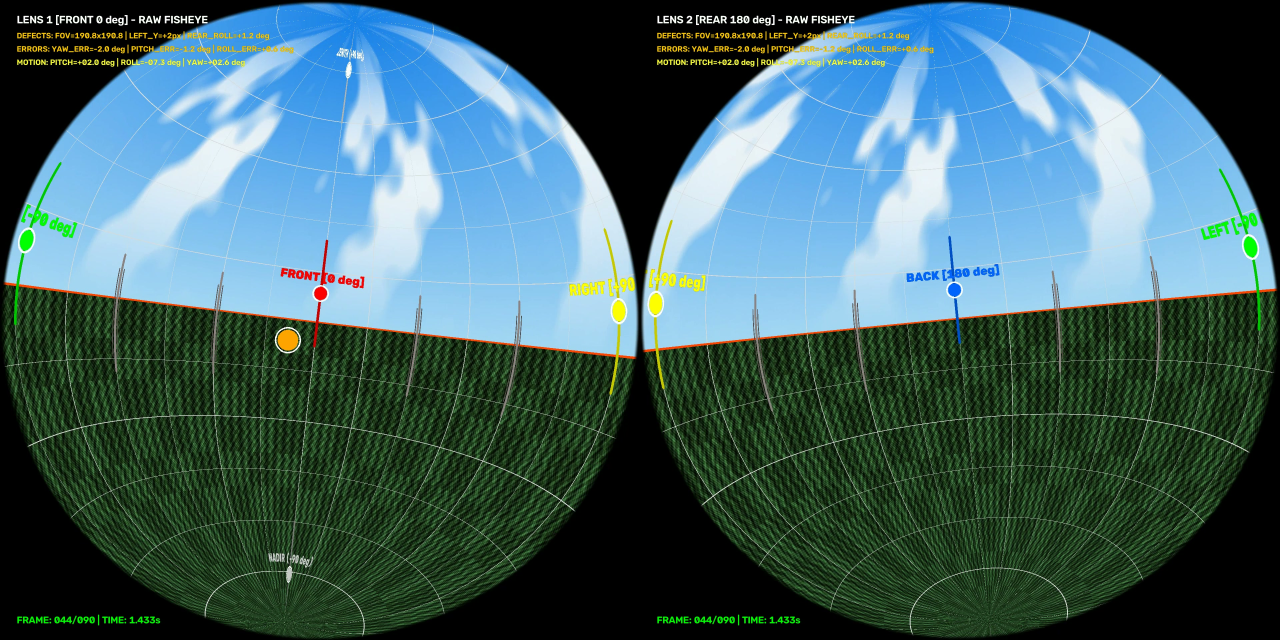
#> input picture data/input/videos/test_fisheye.jpg, 3840 x 1920 px (shown at 1/3 size)
$ python -i stabilize_horizon.py   (imports and definitions only)   (older library calls are emulated)
#> lines starting #> are read from the running program, lines starting #| are printed output that depends on the picture; after the words box and inside, x2 and y2 are one past the last pixel; in counts of white or black regions, pixels touching at a corner belong together
#> further down, picture is the input picture: shape (1920, 3840, 3); mean B, G, R 102.6, 99.2, 66.4
#!/usr/bin/env python3
import sys, os
sys.dont_write_bytecode = True
os.environ['PYTHONDONTWRITEBYTECODE'] = '1'

"""
stabilize_horizon.py -- Horizon Stabilization & Leveling.

Applies keyframe-interpolated horizon leveling checkpoints to 360° equirectangular video
by generating smooth continuous quaternion SLERP or cubic spline camera trajectories
and rendering with FFmpeg v360 filter.

Usage:
    python -B stabilize_horizon.py --input video.mp4 --checkpoints horizon_checkpoints.json --output video_leveled.mp4
    python -B stabilize_horizon.py --checkpoints horizon_checkpoints.json --dry-run
"""

import math
import json
import argparse
import subprocess
import numpy as np

WIN_NO_WINDOW = subprocess.CREATE_NO_WINDOW if sys.platform == "win32" else 0


# [527 lines left out: functions euler_to_quaternion, quaternion_to_euler, quaternion_slerp, generate_slerp_trajectory, get_video_info, write_sendcmd_file and 2 more, not called in this run]


def detect_visual_horizon_tilt(img_bgr, max_tilt_deg=15.0, optical_target="ground"):
    """Detects visual pitch and roll tilt angles from an equirectangular image.

    Combines:
      1. 3D spherical vertical gravity line projection (OpenCV LSD) on poles, building walls,
         straight tree trunks with physical azimuth projection:
         alpha_i = -cos(phi_i)*roll_corr + sin(phi_i)*pitch_corr.
      2. Water surface detection (omnidirectional 360° horizontal plane).
      3. RANSAC sinusoidal sky-ground/boundary edge fitting with full inlier consensus refits
         and azimuthal span validation.

    Args:
        img_bgr (np.ndarray): Equirectangular BGR image frame.
        max_tilt_deg (float, optional): Maximum allowable tilt threshold in degrees. Defaults to 15.0.

    Returns:
        tuple[float, float]: Estimated corrective (pitch, roll) angles in degrees.
    """
#> called with max_tilt_deg = 15, optical_target = 'ground'
    try:
        import cv2
        small = cv2.resize(img_bgr, (960, 480))
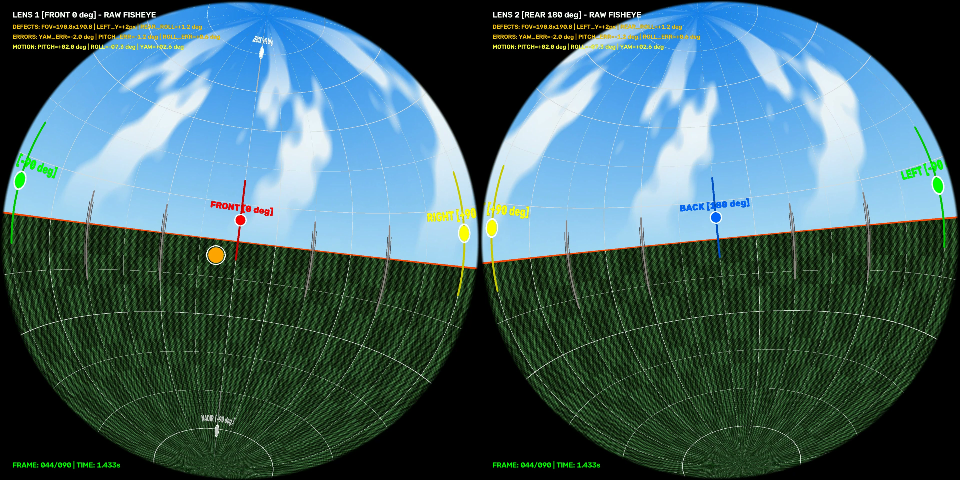
#> small: shape (480, 960, 3); mean B, G, R 102.7, 99.3, 66.5
        h, w = small.shape[:2]
#> h = 480; w = 960
        deg_per_px = 180.0 / float(h)
#> deg_per_px = 0.375
        gray = cv2.cvtColor(small, cv2.COLOR_BGR2GRAY)
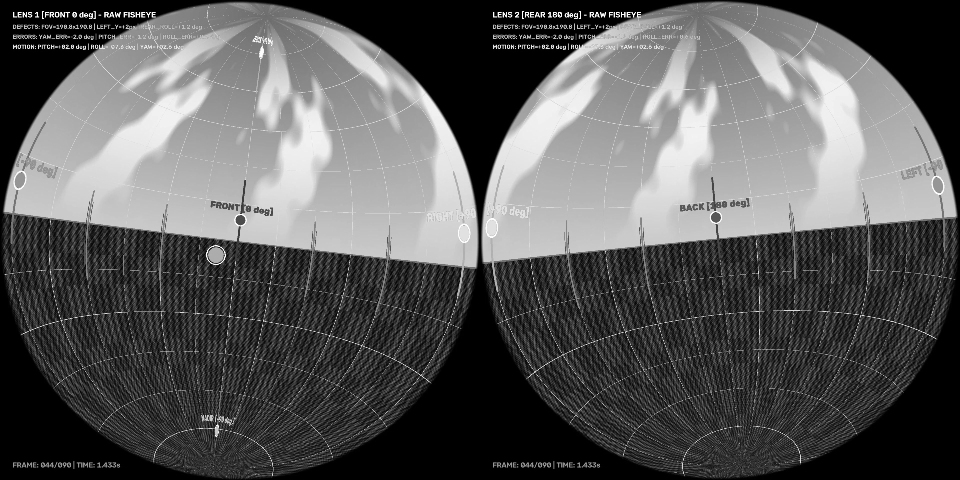
#> gray: shape (480, 960); min 0, max 254, mean 89.9
        hsv = cv2.cvtColor(small, cv2.COLOR_BGR2HSV)
#> hsv: shape (480, 960, 3); mean H, S, V 63.4, 106.5, 117

        # 1. Vertical Gravity Structures (OpenCV LSD with 3D Spherical Projection)
        # In equirectangular projection, structures parallel to gravity (poles, building walls,
        # vertical trunks) appear along meridians.
        # At azimuth phi_i = 2*pi*(x/W - 0.5), small camera rotation (roll, pitch) tilts the line by:
        #   alpha_i = -cos(phi_i) * roll_corr + sin(phi_i) * pitch_corr
        mid_gray = gray[int(0.15 * h):int(0.85 * h), :]
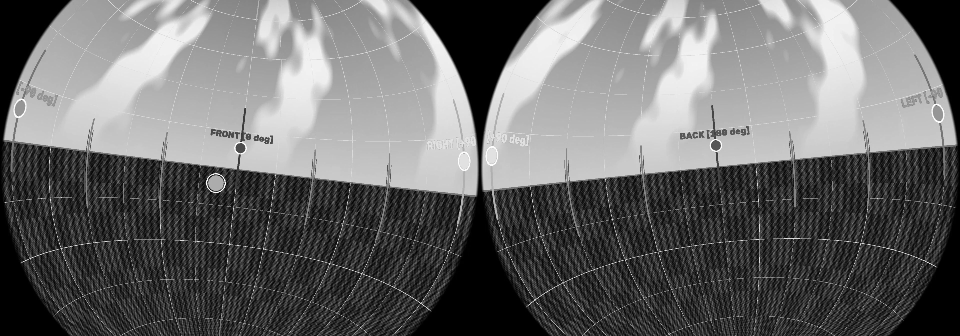
#> mid_gray: shape (336, 960); min 0, max 254, mean 106.5
        lsd = cv2.createLineSegmentDetector(0)
        lines, _, _, _ = lsd.detect(mid_gray)
#> lines = 1251 rows, first 6: [487.4, 154.1, 419, -4.61], [540.6, -7.17, 469.3, 164.7], [207.7, 168, 204.8, 183.2], [644.3, 173.4, 791.8, 159.1], [88.07, 151.1, 387.9, 186.5], [794.3, 158.8, 954.4, 144.6]

        vert_roll, vert_pitch = None, None
        if lines is not None:
            A_rows, b_vals, weights = [], [], []
            for line in lines:
                pts = line.flatten()
                x1, y1_, x2, y2_ = pts[0], pts[1], pts[2], pts[3]
                length = float(np.hypot(x2 - x1, y2_ - y1_))
                if length < 25:
                    continue
                dx = x2 - x1
                dy = y2_ - y1_
                if dy < 0:
                    dx, dy = -dx, -dy
                ang_deg = np.degrees(np.arctan2(dx, dy))
                # Strict plumb threshold: true vertical structures are within +/- 4.5 deg
                # Discards slanted tree trunks, branches, wires, and hillside cuts
                if abs(ang_deg) > 4.5:
                    continue
                mid_x = 0.5 * (x1 + x2)
                phi = 2.0 * math.pi * (mid_x / float(w) - 0.5)
                A_rows.append([-math.cos(phi), math.sin(phi)])
                b_vals.append(ang_deg)
                weights.append(length)
#> this loop made 1251 passes
#> (x1, y1_, x2, y2_, length, dx, dy, ang_deg) on passes 14, 17, 22, 38, 39, 45, 50, 51, 53, 54: (476.5, 196.8, 477.4, 159.4, 37.49, -0.835, 37.48, -1.28), (47.8, 156.9, 47.82, 191.9, 35, 0.0204, 35, 0.0334), (757.9, 241.9, 757.9, 269.4, 27.5, 0.035, 27.5, 0.0729), (791.7, 161.8, 793.5, 205.6, 43.81, 1.74, 43.78, 2.28), (159, 175.6, 157.9, 206.9, 31.27, -1.15, 31.25, -2.11), (867.3, 155.7, 866.3, 211.9, 56.24, -1.01, 56.23, -1.03), (11.08, 143.1, 9.46, 170.6, 27.6, -1.62, 27.55, -3.37), (389.3, 153.2, 390.9, 179.4, 26.28, 1.68, 26.22, 3.68), (796.8, 204.4, 795.9, 161.8, 42.59, 0.833, 42.58, 1.12), (161.3, 236.8, 163.4, 163.1, 73.76, -2.12, 73.73, -1.64)
#> (x1, y1_, x2, y2_, length, dx, dy, ang_deg) on passes 1, 2, 4, 5, 6, 7: (487.4, 154.1, 419, -4.61, 172.8, 68.39, 158.7, 23.31), (540.6, -7.17, 469.3, 164.7, 186, -71.22, 171.9, -22.51), (644.3, 173.4, 791.8, 159.1, 148.3, -147.6, 14.29, -84.47), (88.07, 151.1, 387.9, 186.5, 301.9, 299.8, 35.45, 83.26), (794.3, 158.8, 954.4, 144.6, 160.7, -160.1, 14.19, -84.93), (484.4, 190, 643.4, 173.4, 159.8, -159, 16.64, -84.03)

            if len(A_rows) >= 3:
                A_mat = np.array(A_rows)
                b_vec = np.array(b_vals)
                w_vec = np.array(weights)
                Aw = A_mat * w_vec[:, None]
                bw = b_vec * w_vec
                # Soft Bayesian prior towards 0.0 deg (prevents isolated trees from pulling roll past realistic limits)
                lam = 25.0
                sol1 = np.linalg.solve(np.dot(Aw.T, Aw) + lam * np.eye(2), np.dot(Aw.T, bw))
                resids = np.abs(np.dot(A_mat, sol1) - b_vec)
                inliers = np.where(resids < 2.0)[0]
                if len(inliers) >= 3:
                    Aw2 = A_mat[inliers] * w_vec[inliers, None]
                    bw2 = b_vec[inliers] * w_vec[inliers]
                    sol = np.linalg.solve(np.dot(Aw2.T, Aw2) + lam * np.eye(2), np.dot(Aw2.T, bw2))
                else:
                    sol = sol1

                # Soft perceptual damping (0.6x) to match human visual leveling preference
                vert_roll = float(np.clip(sol[0] * 0.6, -3.0, 3.0))
                vert_pitch = float(np.clip(sol[1] * 0.5, -2.5, 2.5))

        # 2. Water Surface Detection (Omnidirectional 360° Horizontal Plane)
        is_water = (hsv[:, :, 0] > 80) & (hsv[:, :, 0] < 135) & (hsv[:, :, 1] > 30) & (np.arange(h)[:, None] > 0.45 * h)
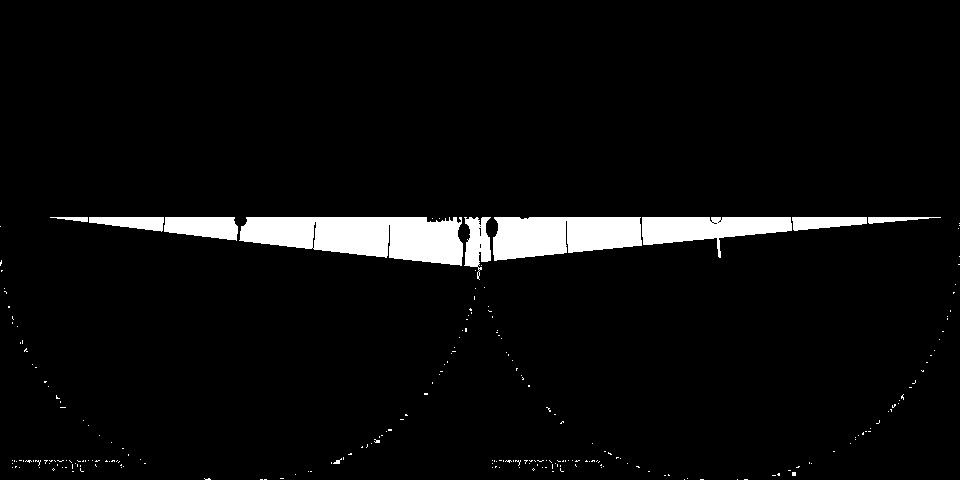
#> is_water: shape (480, 960) bool; 4.6% white; 243 white regions (233 under 20 px), largest, box (x1, y1, x2, y2) and area: (239, 217, 463, 266) 7842, (493, 217, 642, 261) 5232, (642, 217, 792, 258) 3206
        water_coverage = np.sum(is_water) / float(w * h * 0.5)
        has_water = water_coverage > 0.25

        # 3. Horizontal Edge Contour Fitting (Sky-Ground or Sky-Water)
        blurred = cv2.GaussianBlur(gray, (7, 7), 0)
        grad_y = cv2.Sobel(blurred, cv2.CV_64F, 0, 1, ksize=5)
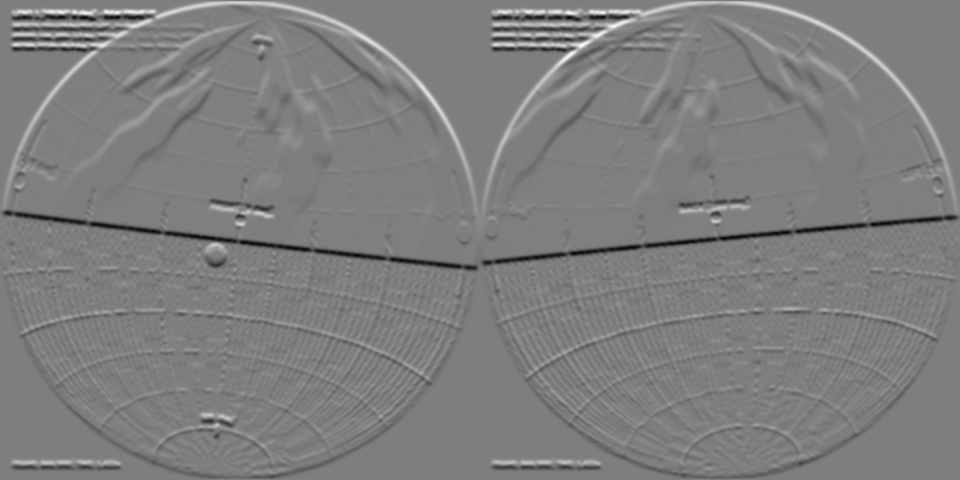
#> grad_y: shape (480, 960) float64; min -5195, max 5262, mean -0.5; drawn with min black and max white

        max_dy = int(round(max_tilt_deg / deg_per_px))
        y_min = max(0, int(h / 2 - max_dy * 1.5))
        y_max = min(h, int(h / 2 + max_dy * 1.5))

        col_points_x, col_points_y = [], []
        target_mode = str(optical_target).lower()
        for x in range(0, w, 4):
            col = np.abs(grad_y[y_min:y_max, x])
            if len(col) >= 3 and col.max() > 18:
                thresh = max(16.0, 0.25 * float(col.max()))
                is_peak = (col[1:-1] > col[:-2]) & (col[1:-1] >= col[2:]) & (col[1:-1] >= thresh)
                candidate_indices = np.where(is_peak)[0] + 1
                if len(candidate_indices) > 0:
                    if target_mode == "ground":
                        # Ground/Road contact line: pick the candidate closest to the true geometric horizon equator (h/2)
                        candidate_ys = y_min + candidate_indices
                        best_k = int(np.argmin(np.abs(candidate_ys - (h / 2.0))))
                        selected_idx = candidate_indices[best_k]
                    else:
                        # Skyline/Canopy: pick the topmost peak in column (sky-treetop/building roof boundary)
                        selected_idx = candidate_indices[0]
                else:
                    selected_idx = int(np.argmax(col))

                col_points_x.append(x)
                col_points_y.append(y_min + int(selected_idx))

        edge_pitch, edge_roll = None, None
        if len(col_points_x) >= 30:
            xa = np.array(col_points_x, dtype=np.float64)
            ya = np.array(col_points_y, dtype=np.float64)
            phi = 2.0 * math.pi * (xa / float(w) - 0.5)
            span = float(phi.max() - phi.min())
            if span > 2.5:  # Wide azimuthal span required (>= 145 deg)
                M = np.column_stack([np.ones_like(phi), np.cos(phi), np.sin(phi)])
                best_inl = []
                rng = np.random.RandomState(42)
                for _ in range(40):
                    idx = rng.choice(len(xa), size=3, replace=False)
                    try:
                        s, _, _, _ = np.linalg.lstsq(M[idx], ya[idx], rcond=None)
                    except Exception:
                        continue
                    pred = np.dot(M, s)
                    inl = np.where(np.abs(ya - pred) <= 0.035 * h)[0]
                    if len(inl) > len(best_inl):
                        best_inl = inl
                if len(best_inl) >= 25:
                    sol_refit, _, _, _ = np.linalg.lstsq(M[best_inl], ya[best_inl], rcond=None)
                    y0, A, B = sol_refit
                    if abs(y0 - (h / 2.0)) <= 0.15 * h:
                        # In equirectangular projection: y(phi) = y0 + A*cos(phi) + B*sin(phi)
                        # Corrective counter-rotation: pitch = -A * deg_per_px, roll = -B * deg_per_px
                        edge_pitch = float(np.clip(-A * deg_per_px, -max_tilt_deg, max_tilt_deg))
                        edge_roll = float(np.clip(-B * deg_per_px, -max_tilt_deg, max_tilt_deg))

        # 4. Multi-cue Fusion
        if has_water and edge_roll is not None:
            final_roll = edge_roll
            final_pitch = edge_pitch if edge_pitch is not None else 0.0
        elif vert_roll is not None:
            final_roll = vert_roll
            if target_mode == "ground" and edge_pitch is not None:
                final_pitch = edge_pitch
            else:
                final_pitch = vert_pitch
        elif edge_roll is not None:
            if target_mode == "ground":
                final_roll = edge_roll
                final_pitch = edge_pitch if edge_pitch is not None else 0.0
            else:
                # Dampen terrestrial edges (treetops/hills) towards neutral 0
                final_roll = float(np.clip(0.3 * edge_roll, -2.0, 2.0))
                final_pitch = float(np.clip(0.3 * (edge_pitch if edge_pitch is not None else 0.0), -2.0, 2.0))
        else:
            final_roll = 0.0
            final_pitch = 0.0

        return round(float(final_pitch), 2), round(float(final_roll), 2)
    except Exception:
        return 0.0, 0.0


# [824 lines left out: functions auto_detect_from_video, auto_detect_from_telemetry, parse_raw_telemetry_angles, auto_detect_from_telemetry, auto_detect_from_motion, seed_cadence_checkpoints and 6 more, not called in this run]


# [2 lines not run here, left out]

>>> import cv2
>>> picture = cv2.imread('../data/input/videos/test_fisheye.jpg')
>>> result = detect_visual_horizon_tilt(picture)
